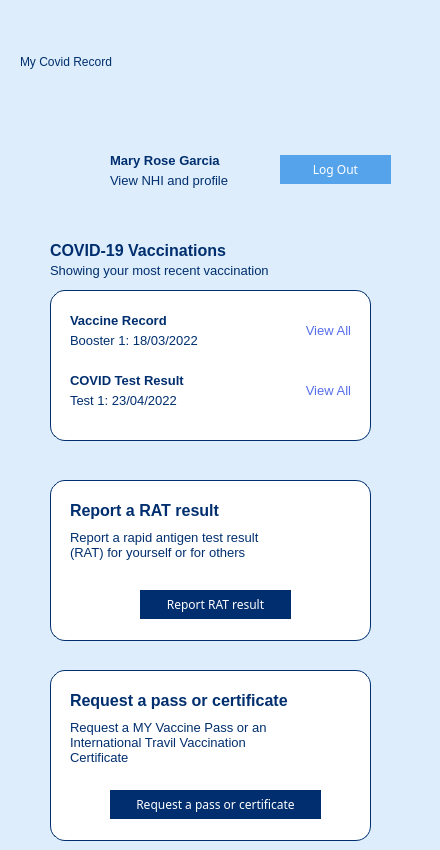
      <widget class="QWidget" name="userHomePage_4">
       <property name="styleSheet">
        <string notr="true">background-color: rgb(221, 237, 251);</string>
       </property>
       <widget class="QLabel" name="topLogoLable_35">
        <property name="geometry">
         <rect>
          <x>240</x>
          <y>30</y>
          <width>171</width>
          <height>81</height>
         </rect>
        </property>
        <property name="styleSheet">
         <string notr="true">color: rgb(255, 255, 255);</string>
        </property>
        <property name="text">
         <string>&lt;html&gt;&lt;head/&gt;&lt;body&gt;&lt;p&gt;&lt;img src=&quot;:/IconsAndImages/MOHLOgo.svg&quot;/&gt;&lt;/p&gt;&lt;/body&gt;&lt;/html&gt;</string>
        </property>
       </widget>
       <widget class="QLabel" name="myCovidRecordLabel_38">
        <property name="geometry">
         <rect>
          <x>20</x>
          <y>50</y>
          <width>172</width>
          <height>24</height>
         </rect>
        </property>
        <property name="styleSheet">
         <string notr="true">font: 700 16pt &quot;Fira Sans&quot;;
color: #002E6E;</string>
        </property>
        <property name="text">
         <string>My Covid Record</string>
        </property>
       </widget>
       <widget class="QGroupBox" name="userProfile_6">
        <property name="geometry">
         <rect>
          <x>0</x>
          <y>140</y>
          <width>431</width>
          <height>51</height>
         </rect>
        </property>
        <property name="styleSheet">
         <string notr="true">border: none;</string>
        </property>
        <property name="title">
         <string/>
        </property>
        <widget class="QLabel" name="profileIcon_9">
         <property name="geometry">
          <rect>
           <x>50</x>
           <y>0</y>
           <width>49</width>
           <height>51</height>
          </rect>
         </property>
         <property name="text">
          <string>&lt;html&gt;&lt;head/&gt;&lt;body&gt;&lt;p&gt;&lt;img src=&quot;:/IconsAndImages/profilecircle.png&quot;/&gt;&lt;/p&gt;&lt;/body&gt;&lt;/html&gt;</string>
         </property>
        </widget>
        <widget class="QLabel" name="name_62">
         <property name="geometry">
          <rect>
           <x>110</x>
           <y>10</y>
           <width>171</width>
           <height>21</height>
          </rect>
         </property>
         <property name="text">
          <string>&lt;html&gt;&lt;head/&gt;&lt;body&gt;&lt;p&gt;&lt;span style=&quot; font-size:10pt; font-weight:700; color:#002e6e;&quot;&gt;Mary Rose Garcia&lt;/span&gt;&lt;/p&gt;&lt;/body&gt;&lt;/html&gt;</string>
         </property>
        </widget>
        <widget class="QLabel" name="name_63">
         <property name="geometry">
          <rect>
           <x>110</x>
           <y>30</y>
           <width>171</width>
           <height>21</height>
          </rect>
         </property>
         <property name="text">
          <string>&lt;html&gt;&lt;head/&gt;&lt;body&gt;&lt;p&gt;&lt;span style=&quot; font-size:10pt; color:#002e6e;&quot;&gt;View NHI and profile&lt;/span&gt;&lt;/p&gt;&lt;/body&gt;&lt;/html&gt;</string>
         </property>
        </widget>
        <widget class="QPushButton" name="loginButton2_23">
         <property name="geometry">
          <rect>
           <x>280</x>
           <y>15</y>
           <width>111</width>
           <height>29</height>
          </rect>
         </property>
         <property name="font">
          <font>
           <family>Fira Sans</family>
          </font>
         </property>
         <property name="autoFillBackground">
          <bool>false</bool>
         </property>
         <property name="styleSheet">
          <string notr="true">background-color: rgb(85, 163, 235);
color: rgb(255, 255, 255);</string>
         </property>
         <property name="text">
          <string>Log Out</string>
         </property>
        </widget>
       </widget>
       <widget class="QGroupBox" name="records_4">
        <property name="geometry">
         <rect>
          <x>0</x>
          <y>230</y>
          <width>431</width>
          <height>221</height>
         </rect>
        </property>
        <property name="styleSheet">
         <string notr="true">border: none;</string>
        </property>
        <property name="title">
         <string/>
        </property>
        <widget class="QLabel" name="name_64">
         <property name="geometry">
          <rect>
           <x>50</x>
           <y>10</y>
           <width>181</width>
           <height>21</height>
          </rect>
         </property>
         <property name="text">
          <string>&lt;html&gt;&lt;head/&gt;&lt;body&gt;&lt;p&gt;&lt;span style=&quot; font-size:12pt; font-weight:700; color:#002e6e;&quot;&gt;COVID-19 Vaccinations&lt;/span&gt;&lt;/p&gt;&lt;/body&gt;&lt;/html&gt;</string>
         </property>
        </widget>
        <widget class="QLabel" name="name_65">
         <property name="geometry">
          <rect>
           <x>50</x>
           <y>30</y>
           <width>261</width>
           <height>21</height>
          </rect>
         </property>
         <property name="text">
          <string>&lt;html&gt;&lt;head/&gt;&lt;body&gt;&lt;p&gt;&lt;span style=&quot; font-size:10pt; color:#002e6e;&quot;&gt;Showing your most recent vaccination&lt;/span&gt;&lt;/p&gt;&lt;/body&gt;&lt;/html&gt;</string>
         </property>
        </widget>
        <widget class="QWidget" name="vaccineRecords_14" native="true">
         <property name="geometry">
          <rect>
           <x>50</x>
           <y>60</y>
           <width>321</width>
           <height>151</height>
          </rect>
         </property>
         <property name="autoFillBackground">
          <bool>false</bool>
         </property>
         <property name="styleSheet">
          <string notr="true">background-color: white;
border-radius: 15%; 
border: 1px solid #002e6e;</string>
         </property>
         <widget class="QLabel" name="name_66">
          <property name="geometry">
           <rect>
            <x>20</x>
            <y>20</y>
            <width>161</width>
            <height>21</height>
           </rect>
          </property>
          <property name="styleSheet">
           <string notr="true">border: none;</string>
          </property>
          <property name="text">
           <string>&lt;html&gt;&lt;head/&gt;&lt;body&gt;&lt;p&gt;&lt;span style=&quot; font-size:10pt; font-weight:700; color:#002e6e;&quot;&gt;Vaccine Record&lt;/span&gt;&lt;/p&gt;&lt;/body&gt;&lt;/html&gt;</string>
          </property>
         </widget>
         <widget class="QLabel" name="name_67">
          <property name="geometry">
           <rect>
            <x>20</x>
            <y>40</y>
            <width>161</width>
            <height>21</height>
           </rect>
          </property>
          <property name="styleSheet">
           <string notr="true">border: none;</string>
          </property>
          <property name="text">
           <string>&lt;html&gt;&lt;head/&gt;&lt;body&gt;&lt;p&gt;&lt;span style=&quot; font-size:10pt; color:#002e6e;&quot;&gt;Booster 1:   18/03/2022&lt;/span&gt;&lt;/p&gt;&lt;/body&gt;&lt;/html&gt;</string>
          </property>
         </widget>
         <widget class="QLabel" name="name_68">
          <property name="geometry">
           <rect>
            <x>230</x>
            <y>30</y>
            <width>71</width>
            <height>21</height>
           </rect>
          </property>
          <property name="styleSheet">
           <string notr="true">border: none;</string>
          </property>
          <property name="text">
           <string>&lt;html&gt;&lt;head/&gt;&lt;body&gt;&lt;p align=&quot;right&quot;&gt;&lt;span style=&quot; font-size:10pt; color:#556deb;&quot;&gt;View All&lt;/span&gt;&lt;/p&gt;&lt;/body&gt;&lt;/html&gt;</string>
          </property>
         </widget>
         <widget class="QLabel" name="name_69">
          <property name="geometry">
           <rect>
            <x>20</x>
            <y>100</y>
            <width>161</width>
            <height>21</height>
           </rect>
          </property>
          <property name="styleSheet">
           <string notr="true">border: none;</string>
          </property>
          <property name="text">
           <string>&lt;html&gt;&lt;head/&gt;&lt;body&gt;&lt;p&gt;&lt;span style=&quot; font-size:10pt; color:#002e6e;&quot;&gt;Test 1: 23/04/2022&lt;/span&gt;&lt;/p&gt;&lt;/body&gt;&lt;/html&gt;</string>
          </property>
         </widget>
         <widget class="QLabel" name="name_70">
          <property name="geometry">
           <rect>
            <x>230</x>
            <y>90</y>
            <width>71</width>
            <height>21</height>
           </rect>
          </property>
          <property name="styleSheet">
           <string notr="true">border: none;</string>
          </property>
          <property name="text">
           <string>&lt;html&gt;&lt;head/&gt;&lt;body&gt;&lt;p align=&quot;right&quot;&gt;&lt;span style=&quot; font-size:10pt; color:#556deb;&quot;&gt;View All&lt;/span&gt;&lt;/p&gt;&lt;/body&gt;&lt;/html&gt;</string>
          </property>
         </widget>
         <widget class="QLabel" name="name_71">
          <property name="geometry">
           <rect>
            <x>20</x>
            <y>80</y>
            <width>161</width>
            <height>21</height>
           </rect>
          </property>
          <property name="styleSheet">
           <string notr="true">border: none;</string>
          </property>
          <property name="text">
           <string>&lt;html&gt;&lt;head/&gt;&lt;body&gt;&lt;p&gt;&lt;span style=&quot; font-size:10pt; font-weight:700; color:#002e6e;&quot;&gt;COVID Test Result&lt;/span&gt;&lt;/p&gt;&lt;/body&gt;&lt;/html&gt;</string>
          </property>
         </widget>
        </widget>
       </widget>
       <widget class="QGroupBox" name="reportRAT_11">
        <property name="geometry">
         <rect>
          <x>0</x>
          <y>470</y>
          <width>431</width>
          <height>171</height>
         </rect>
        </property>
        <property name="styleSheet">
         <string notr="true">border: none;</string>
        </property>
        <property name="title">
         <string/>
        </property>
        <widget class="QWidget" name="vaccineRecords_15" native="true">
         <property name="geometry">
          <rect>
           <x>50</x>
           <y>10</y>
           <width>321</width>
           <height>161</height>
          </rect>
         </property>
         <property name="autoFillBackground">
          <bool>false</bool>
         </property>
         <property name="styleSheet">
          <string notr="true">background-color: white;
border-radius: 15%; 
border: 1px solid #002e6e;</string>
         </property>
         <widget class="QLabel" name="name_72">
          <property name="geometry">
           <rect>
            <x>20</x>
            <y>20</y>
            <width>161</width>
            <height>21</height>
           </rect>
          </property>
          <property name="styleSheet">
           <string notr="true">border: none;</string>
          </property>
          <property name="text">
           <string>&lt;html&gt;&lt;head/&gt;&lt;body&gt;&lt;p&gt;&lt;span style=&quot; font-size:12pt; font-weight:700; color:#002e6e;&quot;&gt;Report a RAT result&lt;/span&gt;&lt;/p&gt;&lt;/body&gt;&lt;/html&gt;</string>
          </property>
         </widget>
         <widget class="QLabel" name="name_73">
          <property name="geometry">
           <rect>
            <x>20</x>
            <y>50</y>
            <width>221</width>
            <height>51</height>
           </rect>
          </property>
          <property name="styleSheet">
           <string notr="true">border: none;</string>
          </property>
          <property name="text">
           <string>&lt;html&gt;&lt;head/&gt;&lt;body&gt;&lt;p&gt;&lt;span style=&quot; font-size:10pt; color:#002e6e;&quot;&gt;Report a rapid antigen test result (RAT) for yourself or for others&lt;/span&gt;&lt;/p&gt;&lt;/body&gt;&lt;/html&gt;</string>
          </property>
          <property name="alignment">
           <set>Qt::AlignLeading|Qt::AlignLeft|Qt::AlignTop</set>
          </property>
          <property name="wordWrap">
           <bool>true</bool>
          </property>
         </widget>
         <widget class="QPushButton" name="loginButton2_24">
          <property name="geometry">
           <rect>
            <x>90</x>
            <y>110</y>
            <width>151</width>
            <height>29</height>
           </rect>
          </property>
          <property name="font">
           <font>
            <family>Fira Sans</family>
           </font>
          </property>
          <property name="autoFillBackground">
           <bool>false</bool>
          </property>
          <property name="styleSheet">
           <string notr="true">background-color: #002e6e;
color: rgb(255, 255, 255);</string>
          </property>
          <property name="text">
           <string>Report RAT result</string>
          </property>
         </widget>
        </widget>
       </widget>
       <widget class="QGroupBox" name="reportRAT_12">
        <property name="geometry">
         <rect>
          <x>0</x>
          <y>660</y>
          <width>431</width>
          <height>181</height>
         </rect>
        </property>
        <property name="styleSheet">
         <string notr="true">border: none;</string>
        </property>
        <property name="title">
         <string/>
        </property>
        <widget class="QWidget" name="vaccineRecords_16" native="true">
         <property name="geometry">
          <rect>
           <x>50</x>
           <y>10</y>
           <width>321</width>
           <height>171</height>
          </rect>
         </property>
         <property name="autoFillBackground">
          <bool>false</bool>
         </property>
         <property name="styleSheet">
          <string notr="true">background-color: white;
border-radius: 15%; 
border: 1px solid #002e6e;</string>
         </property>
         <widget class="QLabel" name="name_74">
          <property name="geometry">
           <rect>
            <x>20</x>
            <y>20</y>
            <width>251</width>
            <height>21</height>
           </rect>
          </property>
          <property name="styleSheet">
           <string notr="true">border: none;</string>
          </property>
          <property name="text">
           <string>&lt;html&gt;&lt;head/&gt;&lt;body&gt;&lt;p&gt;&lt;span style=&quot; font-size:12pt; font-weight:700; color:#002e6e;&quot;&gt;Request a pass or certificate&lt;/span&gt;&lt;/p&gt;&lt;/body&gt;&lt;/html&gt;</string>
          </property>
         </widget>
         <widget class="QLabel" name="name_75">
          <property name="geometry">
           <rect>
            <x>20</x>
            <y>50</y>
            <width>221</width>
            <height>61</height>
           </rect>
          </property>
          <property name="styleSheet">
           <string notr="true">border: none;</string>
          </property>
          <property name="lineWidth">
           <number>1</number>
          </property>
          <property name="midLineWidth">
           <number>0</number>
          </property>
          <property name="text">
           <string>&lt;html&gt;&lt;head/&gt;&lt;body&gt;&lt;p&gt;&lt;span style=&quot; font-size:10pt; color:#002e6e;&quot;&gt;Request a MY Vaccine Pass or an International Travil Vaccination Certificate&lt;/span&gt;&lt;/p&gt;&lt;/body&gt;&lt;/html&gt;</string>
          </property>
          <property name="alignment">
           <set>Qt::AlignLeading|Qt::AlignLeft|Qt::AlignTop</set>
          </property>
          <property name="wordWrap">
           <bool>true</bool>
          </property>
         </widget>
         <widget class="QPushButton" name="loginButton2_25">
          <property name="geometry">
           <rect>
            <x>60</x>
            <y>120</y>
            <width>211</width>
            <height>29</height>
           </rect>
          </property>
          <property name="font">
           <font>
            <family>Fira Sans</family>
           </font>
          </property>
          <property name="autoFillBackground">
           <bool>false</bool>
          </property>
          <property name="styleSheet">
           <string notr="true">background-color: #002e6e;
color: rgb(255, 255, 255);</string>
          </property>
          <property name="text">
           <string>Request a pass or certificate</string>
          </property>
         </widget>
        </widget>
       </widget>
      </widget>
